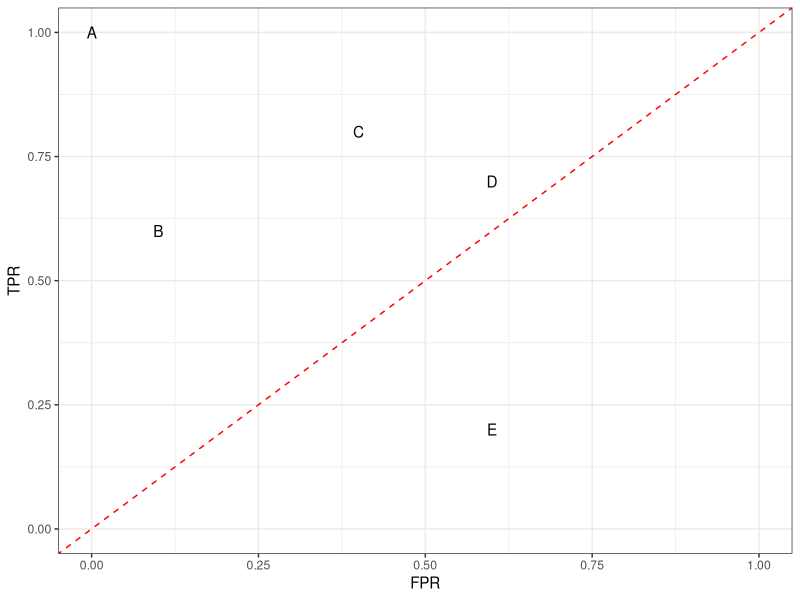
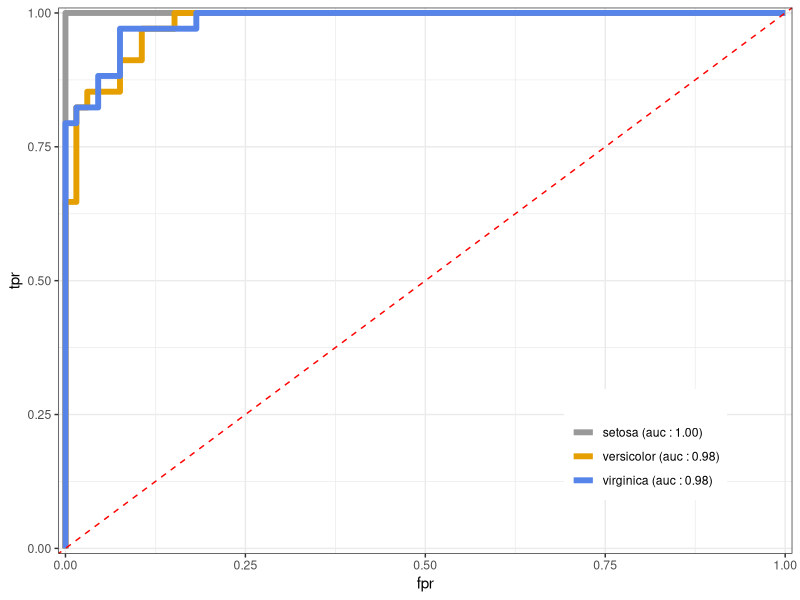

The R source for these figures, in order:
## ---- chunk 1
require(ggplot2)

p<-ggplot(data.frame(x=c(0,0.1,0.4,0.6,0.6),y=c(1,0.6,0.8,0.7,0.2),txt=c("A","B","C","D","E")),aes(x,y,label=txt))+geom_text() + theme_bw() + geom_abline(slope = 1,color="red",linetype=2) + xlim(c(0,1)) + ylim(c(0,1)) + xlab("FPR") + ylab("TPR")

## p<-p+annotate(geom="text",label="better classifier",aes(x=0.4,y=0.4))
p

## ---- chunk 2
        require(e1071)


        data<-iris
        set.seed(12345)
        data$set<-"test"
        train<-sort(sample(1:150,50))
        data[train,]$set<-"train"
 
 
        svm_model<-svm(data[data$set=="train",c(1,2,3,4)],data[data$set=="train",]$Species,probability=TRUE)
        pred<-predict(svm_model,data[data$set=="test",c(1,2,3,4)],probability=TRUE,decision.value=TRUE)

 
## ---- chunk 3
        table(pred,data[data$set=="test",]$Species)
## ---- chunk 4
        head(attr(pred,"probabilities"))
        head(attr(pred,"decision.values"))
## ---- chunk 5
        require(ROCR)
        prob.versicolor <- attr (pred, "probabilities")[, "versicolor"]
        prob.setosa <- attr(pred,"probabilities")[,"setosa"]
        prob.virginica <- attr(pred,"probabilities")[,"virginica"]
        
        roc.versicolor.pred <- prediction (prob.versicolor, data[data$set=="test",]$Species == "versicolor")
        roc.setosa.pred <- prediction (prob.setosa, data[data$set=="test",]$Species == "setosa")
        roc.virginica.pred <- prediction (prob.virginica, data[data$set=="test",]$Species == "virginica")
        
        perf.versicolor<-performance(roc.versicolor.pred,"tpr","fpr")
        perf.versicolor.auc<-performance(roc.versicolor.pred,"auc")
        perf.setosa<-performance(roc.setosa.pred,"tpr","fpr")
        perf.setosa.auc<-performance(roc.setosa.pred,"auc")
        perf.virginica<-performance(roc.virginica.pred,"tpr","fpr")
        perf.virginica.auc<-performance(roc.virginica.pred,"auc")
        
        roc.df<-data.frame (fpr = c(perf.versicolor@x.values [[1]],perf.setosa@x.values[[1]],perf.virginica@x.values[[1]]), tpr = c(perf.versicolor@y.values [[1]],perf.setosa@y.values[[1]],perf.virginica@y.values[[1]]), 
                threshold = c(perf.versicolor@alpha.values [[1]],perf.setosa@alpha.values[[1]],perf.virginica@alpha.values[[1]]), 
                cost = 1, gamma = 1,class=c(rep("versicolor",length(perf.versicolor@x.values [[1]])),rep("setosa",length(perf.setosa@x.values [[1]])),rep("virginica",length(perf.virginica@x.values [[1]]))))
       
        p<-ggplot(roc.df,aes(x=fpr,y=tpr,color=class))+geom_line(size=2) +  geom_abline(slope = 1,color="red",linetype=2) +theme_bw()
        p <- p + scale_color_manual(name="",
                               breaks=c("setosa","versicolor","virginica"),
                               labels=c(
                                       paste0("setosa ",sprintf("(auc : %.2f)",perf.setosa.auc@y.values[[1]])),
                                       paste0("versicolor ",sprintf("(auc : %.2f)",perf.versicolor.auc@y.values[[1]])),
                                       paste0("virginica ",sprintf("(auc : %.2f)",perf.virginica.auc@y.values[[1]]))),
                               values=c("#999999","#E69F00","#5684E9"))
        p <- p + theme(legend.position=c(0.8,0.2))
        p + coord_cartesian(xlim=c(-0.01,1.01),ylim=c(-0.01,1.01),expand = FALSE)
